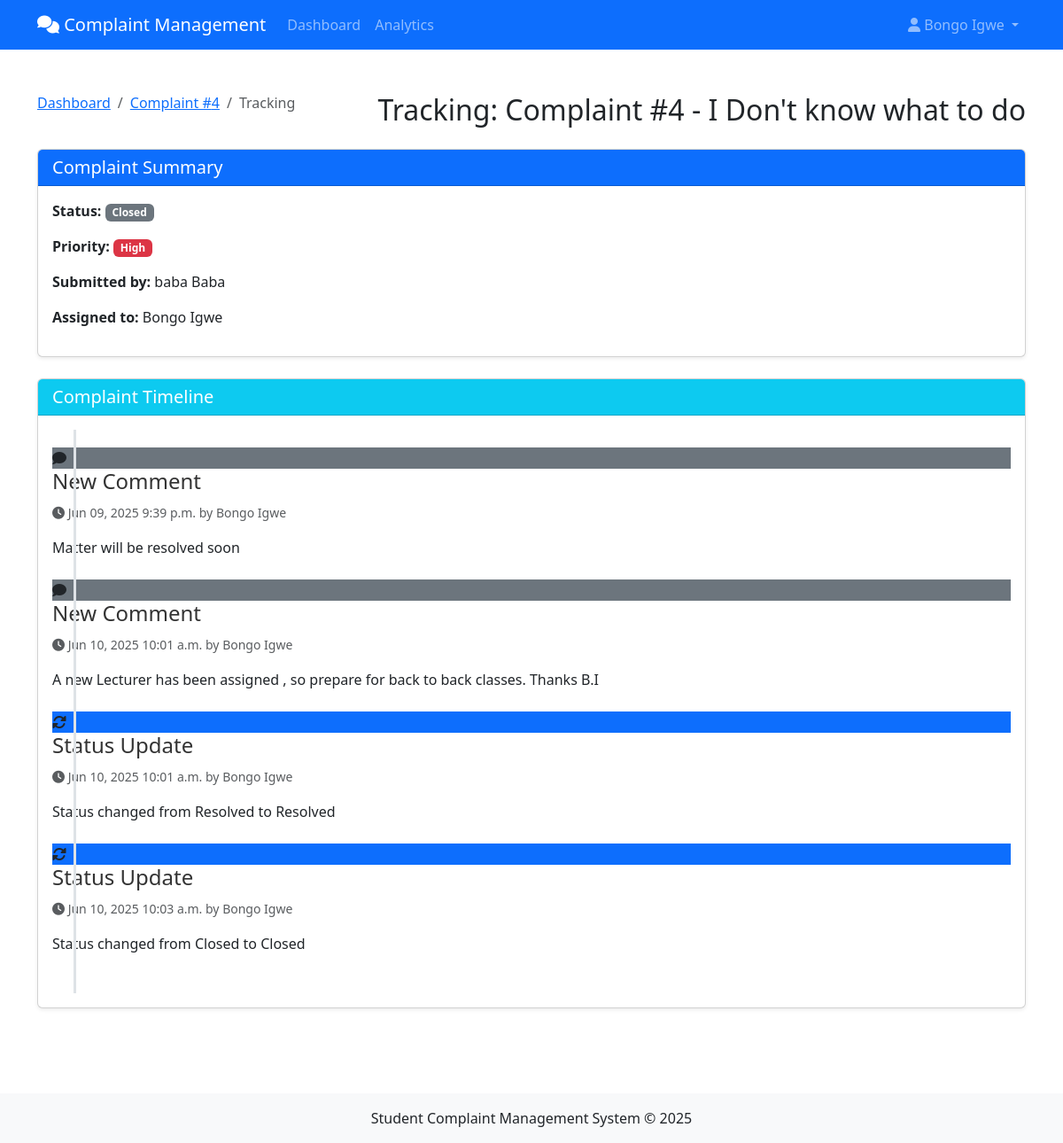
Screenshot of /complaint/4/track/ (signed in) with the database file from the repository.
### complaints/models.py (models this page shows, shortened)
class Complaint(models.Model):
    CATEGORY_CHOICES = [
        ('INFRA', 'Infrastructure'),
        ('HOSTEL', 'Hostel'),
        ('SAFETY', 'Safety'),
        ('HARASS', 'Harassment'),
        ('ACAD', 'Academic'),
    ]
    PRIORITY_CHOICES = [
        ('LOW', 'Low'),
        ('MED', 'Medium'),
        ('HIGH', 'High'),
        ('CRIT', 'Critical'),
    ]
    STATUS_CHOICES = [
        ('PEND', 'Pending'),
        ('REVW', 'Under Review'),
        ('ASSG', 'Assigned'),
        ('PROG', 'In Progress'),
        ('RESV', 'Resolved'),
        ('CLSD', 'Closed'),
    ]
    LOCATION_CHOICES = [
        ('LECTURE', 'Lecture Room'),
        ('LAB', 'Laboratory'),
        ('LIBRARY', 'Library'),
        ('HOSTEL', 'Hostel'),
        ('CAFETERIA', 'Cafeteria'),
        ('SPORTS', 'Sports Facility'),
        ('ADMIN', 'Administrative Building'),
        ('OTHER', 'Other'),
    ]
    student = models.ForeignKey(Student, on_delete=models.CASCADE)
    title = models.CharField(max_length=200)
    description = models.TextField()
    location = models.CharField(max_length=200, blank=True, null=True)
    location_type = models.CharField(max_length=10, choices=LOCATION_CHOICES, blank=True, null=True)
    created_at = models.DateTimeField(auto_now_add=True)
    updated_at = models.DateTimeField(auto_now=True)
    category = models.CharField(max_length=6, choices=CATEGORY_CHOICES)
    priority = models.CharField(max_length=4, choices=PRIORITY_CHOICES)
    status = models.CharField(max_length=4, choices=STATUS_CHOICES, default='PEND')
    assigned_to = models.ForeignKey(Staff, on_delete=models.SET_NULL, null=True, related_name='assigned_complaints')
    trackers = models.ManyToManyField(Staff, related_name='tracked_complaints', blank=True)
    sentiment_score = models.FloatField(default=0.0)
    is_confidential = models.BooleanField(default=False)
    class Meta:
        ordering = ['-priority', '-created_at']
        verbose_name = _('Complaint')
        verbose_name_plural = _('Complaints')
    def can_user_view(self, user):
        try:
            if user.student == self.student:
                return True
        except:
            pass
        try:
            staff = user.staff
            if staff == self.assigned_to:
                return True
            if staff in self.trackers.all():
                return True
            if (staff.role == 'HOD' and
                staff.department == self.student.department):
                return True
        except:
            pass
        return False

class Student(models.Model):
    user = models.OneToOneField(User, on_delete=models.CASCADE)
    student_id = models.CharField(max_length=20, unique=True)
    department = models.ForeignKey(Department, on_delete=models.CASCADE)
    hostel = models.CharField(max_length=100, blank=True, null=True)

class Staff(models.Model):
    user = models.OneToOneField(User, on_delete=models.CASCADE)
    ROLE_CHOICES = [
        ('VC', 'Vice Chancellor'),
        ('REG', 'Registrar'),
        ('SA', 'Student Affairs'),
        ('SEC', 'Security Officer'),
        ('HW', 'Hall Warden'),
        ('WD', 'Works Department'),
        ('HOD', 'Head of Department'),
    ]
    role = models.CharField(max_length=3, choices=ROLE_CHOICES)
    department = models.ForeignKey(Department, on_delete=models.SET_NULL, null=True, blank=True)
    can_track = models.ManyToManyField('self', symmetrical=False, blank=True)

class Comment(models.Model):
    complaint = models.ForeignKey(Complaint, on_delete=models.CASCADE, related_name='comments')
    author = models.ForeignKey(Staff, on_delete=models.CASCADE)
    content = models.TextField()
    created_at = models.DateTimeField(auto_now_add=True)
    is_internal = models.BooleanField(default=False)
    class Meta:
        ordering = ['created_at']
        verbose_name = _('Comment')
        verbose_name_plural = _('Comments')

### complaints/views.py (the view)
# urls.py: path('complaint/<int:complaint_id>/track/', views.complaint_tracking_view, name='complaint_tracking'),
@login_required
def complaint_tracking_view(request, complaint_id):
    complaint = get_object_or_404(Complaint, pk=complaint_id)
    if not complaint.can_user_view(request.user):
        messages.error(request, "You don't have permission to track this complaint")
        return redirect('dashboard')
    updates = []
    status_comments = Comment.objects.filter(
        complaint=complaint,
        content__icontains='Status changed'
    ).order_by('created_at')
    for comment in status_comments:
        updates.append({
            'type': 'status_change',
            'timestamp': comment.created_at,
            'content': comment.content,
            'author': comment.author,
        })
    regular_comments = Comment.objects.filter(
        complaint=complaint,
        is_internal=False
    ).exclude(content__icontains='Status changed').order_by('created_at')
    for comment in regular_comments:
        updates.append({
            'type': 'comment',
            'timestamp': comment.created_at,
            'content': comment.content,
            'author': comment.author,
        })
    updates.sort(key=lambda x: x['timestamp'])
    context = {
        'complaint': complaint,
        'updates': updates,
        'tracking_staff': complaint.trackers.all(),
        'assigned_staff': complaint.assigned_to,
    }
    return render(request, 'complaint_tracking.html', context)

### templates/complaint_tracking.html (shortened to what this page needs)
{% extends 'base.html' %}
{% load static %}
{% block content %}
<div class="container py-4">
    <div class="d-flex justify-content-between align-items-center mb-4">
        <nav aria-label="breadcrumb">
            <ol class="breadcrumb">
                <li class="breadcrumb-item"><a href="{% url 'dashboard' %}">Dashboard</a></li>
                <li class="breadcrumb-item"><a href="{% url 'complaint_detail' complaint.id %}">Complaint #{{ complaint.id }}</a></li>
                <li class="breadcrumb-item active" aria-current="page">Tracking</li>
            </ol>
        </nav>
        <h2 class="mb-0">Tracking: Complaint #{{ complaint.id }} - {{ complaint.title }}</h2>
    </div>
    <div class="card shadow-sm mb-4">
        <div class="card-header bg-primary text-white">
            <h5 class="mb-0">Complaint Summary</h5>
        </div>
        <div class="card-body">
            <p><strong>Status:</strong>
                <span class="badge
                    {% if complaint.status == 'PEND' %}bg-warning
                    {% elif complaint.status == 'REVW' %}bg-info
                    {% elif complaint.status == 'ASSG' %}bg-primary
                    {% elif complaint.status == 'PROG' %}bg-primary
                    {% elif complaint.status == 'RESV' %}bg-success
                    {% elif complaint.status == 'CLSD' %}bg-secondary
                    {% else %}bg-secondary
                    {% endif %}">
                    {{ complaint.get_status_display }}
                </span>
            </p>
            <p><strong>Priority:</strong>
                <span class="badge
                    {% if complaint.priority == 'LOW' %}bg-success
                    {% elif complaint.priority == 'MED' %}bg-warning
                    {% elif complaint.priority == 'HIGH' %}bg-danger
                    {% elif complaint.priority == 'CRIT' %}bg-dark
                    {% else %}bg-secondary
                    {% endif %}">
                    {{ complaint.get_priority_display }}
                </span>
            </p>
            <p><strong>Submitted by:</strong> {{ complaint.student.user.get_full_name }}</p>
            <p><strong>Assigned to:</strong> {% if complaint.assigned_to %}{{ complaint.assigned_to.user.get_full_name }}{% else %}Unassigned{% endif %}</p>
        </div>
    </div>
    <div class="row">
        <div class="col-md-12">
            <div class="card shadow-sm">
                <div class="card-header bg-info text-white">
                    <h5 class="mb-0">Complaint Timeline</h5>
                </div>
                <div class="card-body">
                    {% if updates %}
                        <div class="timeline">
                            {% for update in updates %}
                            <div class="timeline-item mb-4">
                                <div class="timeline-badge {% if update.type == 'status_change' %}bg-primary{% else %}bg-secondary{% endif %}">
                                    {% if update.type == 'status_change' %}
                                        <i class="fas fa-sync-alt"></i>
                                    {% else %}
                                        <i class="fas fa-comment"></i>
                                    {% endif %}
                                </div>
                                <div class="timeline-panel">
                                    <div class="timeline-heading">
                                        <h4 class="timeline-title">
                                            {% if update.type == 'status_change' %}
                                                Status Update
                                            {% else %}
                                                New Comment
                                            {% endif %}
                                        </h4>
                                        <p><small class="text-muted"><i class="fas fa-clock"></i> {{ update.timestamp|date:"M d, Y P" }} by {{ update.author.user.get_full_name }}</small></p>
                                    </div>
                                    <div class="timeline-body">
                                        <p>{{ update.content }}</p>
                                    </div>
                                </div>
                            </div>
                            {% endfor %}
                        </div>
                    {% else %}
                        <p class="text-muted">No updates or comments to display yet.</p>
                    {% endif %}
                </div>
            </div>
        </div>
    </div>
</div>
{% endblock %}

### templates/base.html (shortened to what this page needs)
<!DOCTYPE html>
<html lang="en">
<head>
    <link href="https://cdn.jsdelivr.net/npm/bootstrap@5.3.0-alpha1/dist/css/bootstrap.min.css" rel="stylesheet">
    <link rel="stylesheet" href="https://cdnjs.cloudflare.com/ajax/libs/font-awesome/6.0.0/css/all.min.css">
    <link rel="stylesheet" href="https://cdnjs.cloudflare.com/ajax/libs/toastr.js/latest/toastr.min.css">
</head>
<body>
    <nav class="navbar navbar-expand-lg navbar-dark bg-primary">
        <div class="container">
            <a class="navbar-brand" href="{% url 'dashboard' %}">
                <i class="fas fa-comments"></i> Complaint Management
            </a>
            <div class="collapse navbar-collapse" id="navbarNav">
                <ul class="navbar-nav me-auto">
                    <li class="nav-item">
                        <a class="nav-link" href="{% url 'dashboard' %}">Dashboard</a>
                    </li>
                        <li class="nav-item">
                            <a class="nav-link" href="{% url 'analytics_dashboard' %}">Analytics</a>
                        </li>
                </ul>
                <ul class="navbar-nav">
                    {% if user.is_authenticated %}
                        <li class="nav-item dropdown">
                            <a class="nav-link dropdown-toggle" href="#" id="userDropdown" role="button" data-bs-toggle="dropdown">
                                <i class="fas fa-user"></i> {{ user.get_full_name|default:user.username }}
                            </a>
                        </li>
                    {% else %}
                        <li class="nav-item">
                            <a class="nav-link" href="{% url 'login' %}">Login</a>
                        </li>
                    {% endif %}
                </ul>
            </div>
        </div>
    </nav>
    <div class="container-fluid py-4">
        {% block content %}{% endblock %}
    </div>
    <footer class="bg-light py-3 mt-5">
        <div class="container text-center">
            <p class="mb-0">Student Complaint Management System &copy; {% now "Y" %}</p>
        </div>
    </footer>
</body>
</html>

### templates/complaint_tracking.html (style rules this page uses)
.timeline { list-style: none; padding: 20px 0 20px; position: relative; }
.timeline:before { top: 0; bottom: 0; position: absolute; content: " "; width: 3px; background-color: #dee2e6; left: 25px; margin-left: -1.5px; }
.timeline-badge.bg-primary { background-color: #0d6efd !important; }
.timeline-badge.bg-secondary { background-color: #6c757d !important; }
.timeline-heading h4 { margin-top: 0; color: #333; }
.timeline-body > p { margin-bottom: 0; }

### rows the page displays
Complaint: id "4", title "I Don't know what to do", status "Closed", priority "High", student.user.get_full_name "baba Baba", assigned_to.user.get_full_name "Bongo Igwe"
Staff: shows "New Comment", timestamp "Jun 09, 2025 9:39 p.m.", author.user.get_full_name "Bongo Igwe", content "Matter will be resolved soon", timestamp "Jun 10, 2025 10:01 a.m.", content "A new Lecturer has been assigned , so prepare for back to back classes. Thanks B.I", content "Status changed from Resolved to Resolved", timestamp "Jun 10, 2025 10:03 a.m.", content "Status changed from Closed to Closed"

### other values shown
{{ user.get_full_name|default:user.username }} "Bongo Igwe"
